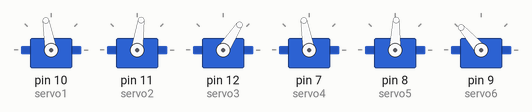
Simulated run of this sketch. Board: Arduino Uno, built with avr-gcc and run on an emulated ATmega328P. Parts: 6 × servo.

Above: at 0.05 s.
At 1.25 s:
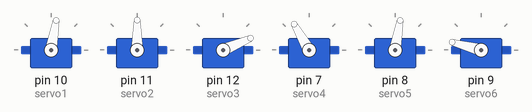
At 2.5 s:
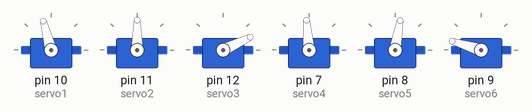
At 3.75 s:
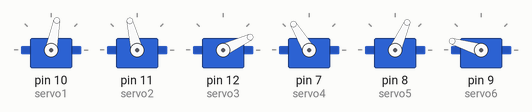
At 5.0 s:
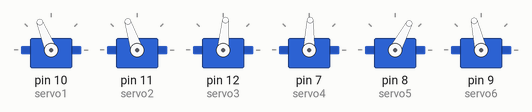
Timing chart, 0 to 6.5 s (numbered marks = the images above):
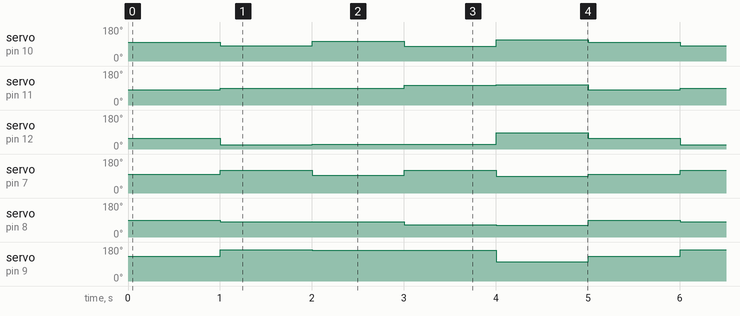

Measured:
- by itself, servo on pin 10 (servo1): repeats every 5.0 s: 105° 1.0 s, 79° 1.0 s, 112° 1.0 s, 100° 1.0 s, 80° 1.0 s
- by itself, servo on pin 11 (servo2): repeats every 5.0 s: 104° 1.0 s, 108° 1.0 s, 82° 1.0 s, 90° 2.0 s
- by itself, servo on pin 12 (servo3): repeats every 5.0 s: 25° 2.0 s, 85° 1.0 s, 57° 1.0 s, 23° 1.0 s
- by itself, servo on pin 7 (servo4): repeats every 5.0 s: 95° 1.0 s, 121° 1.0 s, 88° 1.0 s, 100° 1.0 s, 120° 1.0 s
- by itself, servo on pin 8 (servo5): repeats every 5.0 s: 66° 1.0 s, 62° 1.0 s, 88° 1.0 s, 80° 2.0 s
- by itself, servo on pin 9 (servo6): repeats every 5.0 s: 163° 2.0 s, 103° 1.0 s, 131° 1.0 s, 165° 1.0 s

The sketch:

6servo.ino
```cpp
#include <Servo.h>  // サーボ制御のライブラリを読み込みます。

Servo servo1;  // 制御するサーボ名１～４を定義します。
Servo servo2;
Servo servo3;
Servo servo4;
Servo servo5;
Servo servo6;


void setup() {
  servo1.attach(10);    // 7番ピンをサーボモーター1の制御ピンに設定
  servo2.attach(11);    // 8番ピンをサーボモーター2の制御ピンに設定
  servo3.attach(12);    // 9番ピンをサーボモーター3の制御ピンに設定
  servo4.attach(7);
  servo5.attach(8);
  servo6.attach(9);
}

void loop() {
  // normal
  set(100, 82, 57);

  // happy
  set(80, 90, 23);

  // sad
  //set(112, 76, 60);
  //set(112, 93, 47);
  set(105, 90, 25);
  //set(112, 108, 35);

  // surprised
  set(79, 104, 25);

  // angry
  set(112, 108, 85);

}


void set(int angle1, int angle2, int angle3) {
  servo1.write(angle1);
  servo2.write(angle2);
  servo3.write(angle3);
  servo4.write(200-angle1);
  servo5.write(170-angle2);
  servo6.write(188-angle3);
  delay(1000);
}
```
